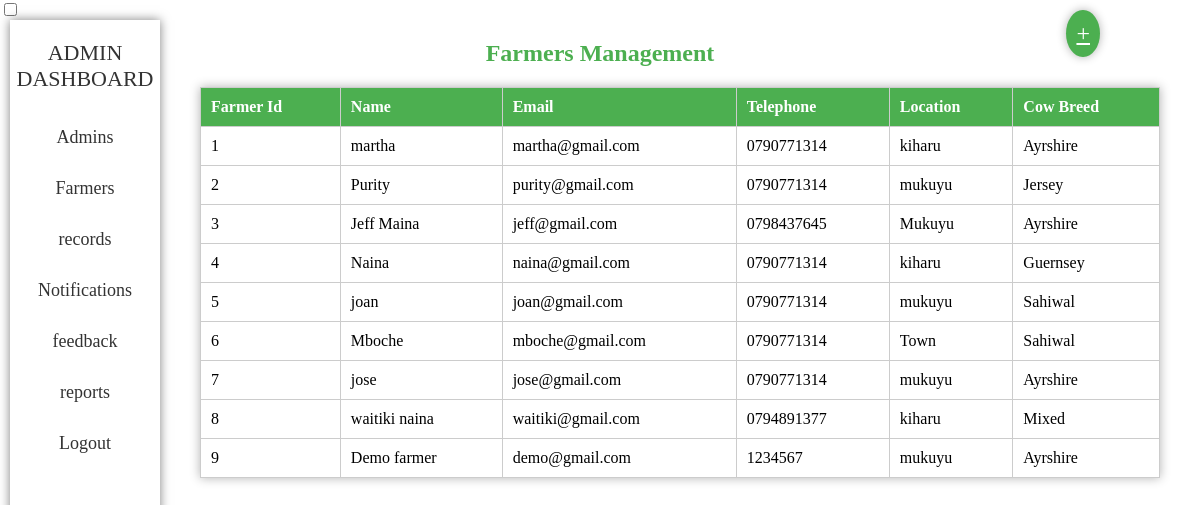
/add_farmer.php, run on the app's committed database.
### tables this page shows
CREATE TABLE `farmers` (
  `id` int(11) NOT NULL,
  `name` varchar(255) NOT NULL,
  `email` varchar(255) NOT NULL,
  `telephone` varchar(20) NOT NULL,
  `location` varchar(255) NOT NULL,
  `breedOfCow` text NOT NULL,
  `password` varchar(20) NOT NULL,
  `created_at` timestamp NOT NULL DEFAULT current_timestamp()
);

### add_farmer.php (the view, shortened to what this page needs)
<!DOCTYPE html>
<html>
<head>
	<link rel="stylesheet" href="style.css">
</head>
<body>
<input  type="checkbox" id="check">
<div class="sidebar">
<header>ADMIN DASHBOARD</header>
<ul>
<li><a href="add_admin.php"><i class="fas fa-stream"></i>Admins</a></li>
<li><a href="add_farmer.php"><i class="fas fa-stream"></i> Farmers</a></li>
<li><a href="records.php"><i class="fas fa-sliders-h"></i>records</a></li>
<li><a href="sendNotifications.php"><i class="fas fa-sliders-h"></i>Notifications</a></li>
<li><a href="viewfeedbacks.php"><i class="fas fa-sliders-h"></i>feedback</a></li>
<li><a href="reports.php"><i class="fas fa-question-circle"></i>reports</a></li>
<li><a href="logout.php">Logout</a></li>
</ul>
</div>
<a href="farmerform.php" class="add-farmer-icon">+</a>
        <h2>Farmers Management</h2>
    <div class="table-container">
        <table>
            <tr>
                <th>Farmer Id </th>
                <th>Name</th>
                <th>Email</th>
                <th>Telephone</th>
                <th>Location</th>
				<th>Cow Breed</th>
            </tr>
                  <?php
	  $host = "localhost";
$user = "root";
$password = "";
$db = "dairy";
                $db = new mysqli($host, $user, $password, $db);
                $query = "SELECT name ,id, email, telephone, location, breedOfCow FROM farmers";
                $result = $db->query($query);
                if ($result->num_rows > 0) {
                    while ($row = $result->fetch_assoc()) {
                        echo "<tr>";
                        echo "<td>" . $row['id'] . "</td>";
                        echo "<td>" . $row['name'] . "</td>";
                        echo "<td>" . $row['email'] . "</td>";
                        echo "<td>" . $row['telephone'] . "</td>";
                        echo "<td>" . $row['location'] . "</td>";
						echo "<td>" . $row['breedOfCow'] . "</td>";
                        echo "</tr>";
                    }
                }
            ?>
        </table>
    </div>
</body>
</html>

### style.css (style rules this page uses)
body, html { margin: 0; padding: 0; }
body { background-image: url('your-background-image.jpg'); background-size: cover; background-blur: 5px; }
.sidebar { position: fixed; width: 150px; height: 100%; background-color: rgba(255, 255, 255, 0.8); box-shadow: 0 0 10px rgba(0, 0, 0, 0.5); transition: 0.5s; margin-left: 10px; }
.sidebar header { font-size: 22px; text-align: center; padding: 20px 0; color: #333; }
.sidebar ul { padding: 0; margin: 0; list-style: none; }
.sidebar ul li { padding: 15px; text-align: center; }
.sidebar ul li a { text-decoration: none; color: #333; font-size: 18px; display: block; transition: 0.3s; }

### add_farmer.php (style rules this page uses)
h2 { text-align: center; color: #4CAF50; }
table { border-collapse: collapse; width: 80%; margin: 20px auto; background: rgba(255, 255, 255, 0.7); box-shadow: 0 0 10px rgba(0, 0, 0, 0.3); margin-left: 200px; }
table th, table td { padding: 10px; text-align: left; border: 1px solid #ccc; }
table th { background: #4CAF50; color: white; }
.add-farmer-icon { position: absolute; right: 100px; top: 10px; background: #4CAF50; color: white; font-size: 24px; padding: 10px; border-radius: 50%; text-align: center; box-shadow: 0 0 10px rgba(0, 0, 0, 0.3); cursor: pointer; transition: background 0.3s, transform 0.3s; }

### data on the page
farmers: id "1", name "martha", email "martha@gmail.com", telephone "0790771314", location "kiharu", breedOfCow "Ayrshire"
farmers: id "2", name "Purity", email "purity@gmail.com", telephone "0790771314", location "mukuyu", breedOfCow "Jersey"
farmers: id "3", name "Jeff Maina", email "jeff@gmail.com", telephone "0798437645", location "Mukuyu", breedOfCow "Ayrshire"
farmers: id "4", name "Naina", email "naina@gmail.com", telephone "0790771314", location "kiharu", breedOfCow "Guernsey"
farmers: id "5", name "joan", email "joan@gmail.com", telephone "0790771314", location "mukuyu", breedOfCow "Sahiwal"
farmers: id "6", name "Mboche", email "mboche@gmail.com", telephone "0790771314", location "Town", breedOfCow "Sahiwal"
farmers: id "7", name "jose", email "jose@gmail.com", telephone "0790771314", location "mukuyu", breedOfCow "Ayrshire"
farmers: id "8", name "waitiki naina", email "waitiki@gmail.com", telephone "0794891377", location "kiharu", breedOfCow "Mixed"
farmers: id "9", name "Demo farmer", email "demo@gmail.com", telephone "1234567", location "mukuyu", breedOfCow "Ayrshire"
